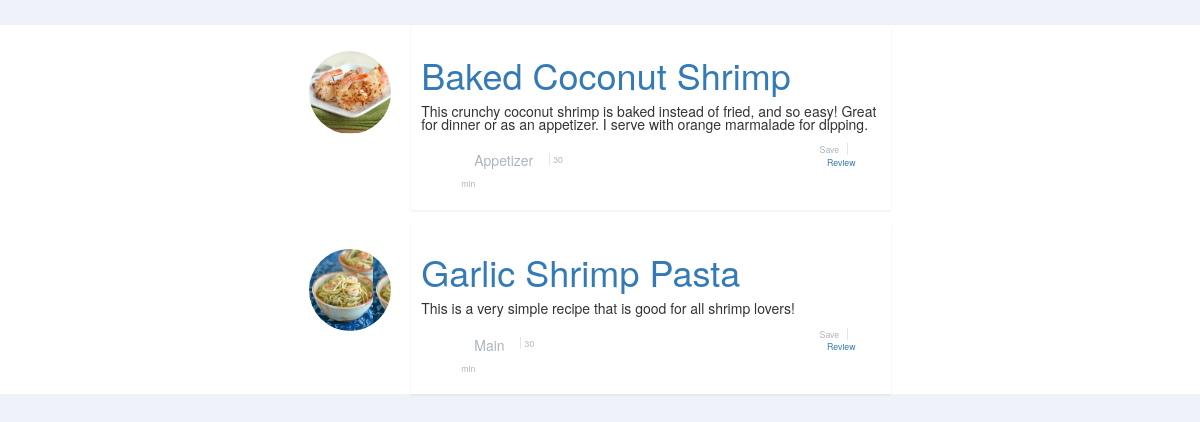
Page /recipes/ on the earlier database version.
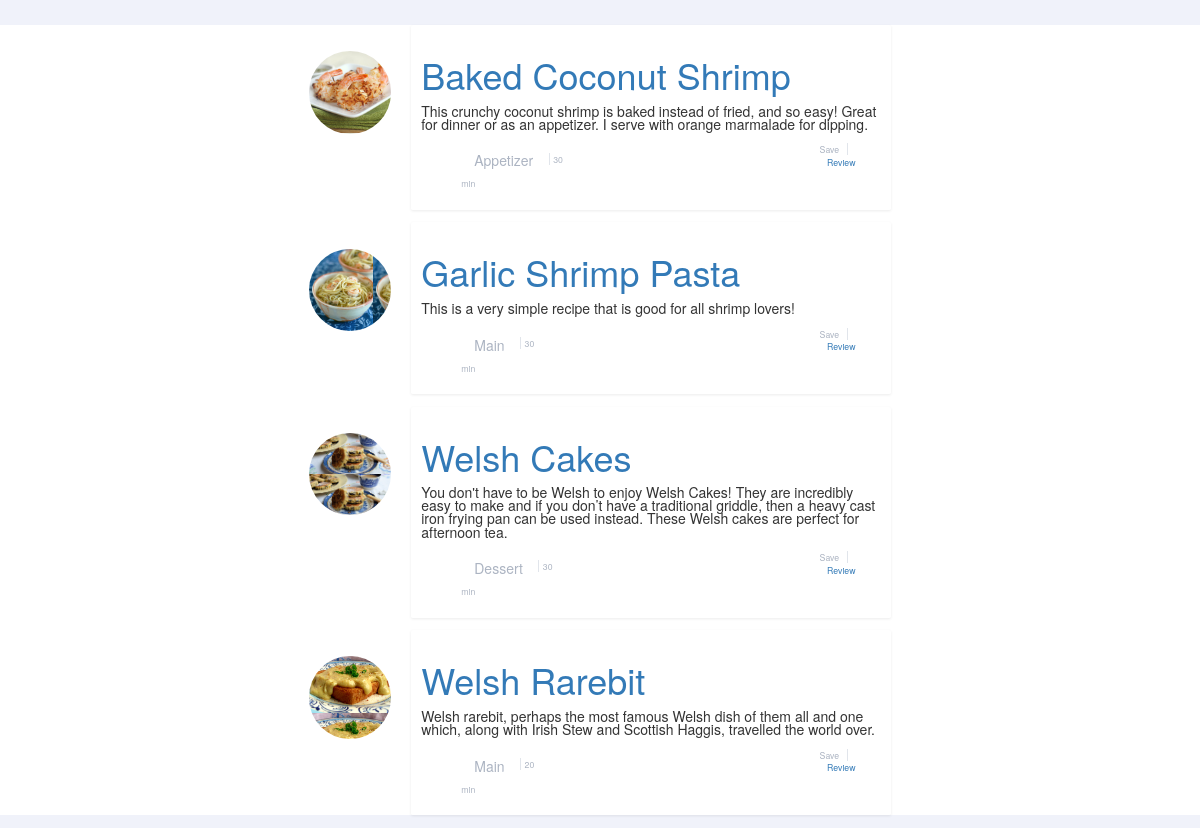
Same page on the later database version.
### recipes/models.py (models this page shows, shortened)
class Recipe(models.Model):
	APPETIZER = "AT"
	MAIN = "MN"
	DESSERT = "DS"
	MEAL_CHOICES = ((MAIN, "Main"), (DESSERT, "Dessert"), (APPETIZER, "Appetizer"))
	name = models.CharField(max_length=100, blank=False)
	image = models.ImageField(blank=False, default="http://ba3d96e768581514f6ec-e6b856593874a8f38a8aa2d89e1f03ce.r54.cf2.rackcdn.com/default_food_large.jpg")
	description = models.CharField(max_length=800, blank=False, default="")
	ingredients = models.CharField(max_length=800, blank=False, default="")
	time = models.IntegerField(default=0, validators=[MaxValueValidator(600), MinValueValidator(0)])
	meal = models.CharField(max_length=2, choices=MEAL_CHOICES, default=MAIN)
	def get_time_str(self):
		time = float(self.time)
		if float(self.time) > 60.0:
			return "{} hr {} min".format(int(time // 60), int(time % 60))
		return "{} min".format(int(time))

### recipes/views.py (the view)
# urls.py: url(r'^recipes/$', index_view, name='index'),
def index_view(request):
    recipes = Recipe.objects.all()
    if 'reset' in request.GET:
        if 'sortfilt' in request.session:
            request.session.pop('sortfilt')
        return redirect(reverse('index'))
    settings = request.session.get('sortfilt', {})
    search_form = MainForm(request.GET)
    if search_form.is_valid():
        pass
    search_string = search_form.cleaned_data.get('recipe_search', None)
    if search_string:
        recipes = recipes.filter(name__icontains=search_string)
        settings['recipe_search'] = search_string
    elif 'recipe_search' in settings:
        val = settings.get('recipe_search')
        recipes = recipes.filter(name__icontains=val)
        fromsettings = True
    return render(request, "recipes/index.html", {'recipes':recipes, 'search_form':MainForm(initial=search_form.cleaned_data)})

### recipes/templates/recipes/index.html
{% extends "base.html" %}
{% block main %}
<div class="recipe-list">
	{% for recipe in recipes %}
		<div class="recipe">
			<div class="image">
				<div class="avatar" style="background-image: url('{{ recipe.image.url }}')"></div>
			</div>
			<div class="recipe-block">
				<a href="{% url 'details' recipe.id %}"><h1>{{ recipe.name }}</h1></a>
				<p class="recipe-description"> {{ recipe.description|truncatewords:100 }}</p>
					<div class="other-stuff">
					    <ul class="meal-time">
					       <li class="meal">
							{% if recipe.meal == 'MN'%}
								<div type="button" class="btn btn-primary-outline">Main</div>
							{% elif recipe.meal == 'DS' %}
								<div type="button" class="btn btn-success-outline">Dessert</div>
							{% else %}
								<div type="button" class="btn btn-info-outline" nohover>Appetizer</div>
							{% endif %}
							</li>
							<li class="time">{{ recipe.get_time_str }}</li>
					    </ul>
						<ul class="recipe-actions">
							<li class="save-recipe">Save</li>
							<li class="review"><a href="{% url 'review' recipe.id %}">Review</a></li>
						</ul>
					</div>
				</div>
			</div>
    {% endfor %}
</div>
{% endblock main %}

### recipes/templates/base.html (shortened to what this page needs)
{% load staticfiles %}
<!DOCTYPE html>
<html>
  <head>
    <link rel="stylesheet" href="{% static "main.css" %}">
    <link rel="stylesheet" href="https://maxcdn.bootstrapcdn.com/bootstrap/3.3.6/css/bootstrap.min.css">
    <link rel="stylesheet" href="//maxcdn.bootstrapcdn.com/font-awesome/4.1.0/css/font-awesome.min.css">
    <link rel="stylesheet" href="https://maxcdn.bootstrapcdn.com/font-awesome/4.6.1/css/font-awesome.min.css">
  </head>
  <body>
    <section id="main">
    {% block main %}
    {% endblock main %}
    </section>
  </body>
</html>

### recipes/static/main.css (style rules this page uses)
html, body { background-color: #f0f2fa; font-family: "PT Sans", "Helvetica Neue", "Helvetica", "Roboto", "Arial", sans-serif; color: #555f77; -webkit-font-smoothing: antialiased; }
p { line-height: 1.3125rem; }
.recipe-list { margin: 2.5rem auto 0; max-width: 60.75rem; padding: 0 1.25rem; }
.recipe { margin-bottom: 1.25rem; display: table; width: 100%; min-height: 5.3125rem; }
.image { padding-top: 0.625rem; display: table-cell; width: 3.5rem; }
.image .avatar { height: 8.25rem; width: 8.25rem; border-radius: 50%; background-size: contain; margin-right: 20px; margin-top: 20px; }
.recipe-block { padding: 1rem; background-color: #fff; display: table-cell; vertical-align: top; border-radius: 0.1875rem; box-shadow: 0 1px 3px 0 rgba(0, 0, 0, 0.08); }
.recipe-description { margin-bottom: 1.25rem; }
.other-stuff { color: #acb4c2; font-size: 0.875rem; }
.meal-time { float: left; }
.meal-time li { display: inline; margin: -2px; cursor: pointer; }
.meal-time li.meal { margin-left: 0; border-right: 1px solid #e1e5eb; }
.meal-time li.time { padding-left: 0.75rem; padding-right: 0.125rem; }
.recipe-actions { float: right; }
.recipe-actions li { display: inline; margin: -2px; cursor: pointer; }
.recipe-actions li.save-recipe { padding-right: 0.75rem; border-right: 1px solid #e1e5eb; }
.recipe-actions li.review { padding-left: 0.75rem; padding-right: 0.125rem; }

Differences in the rows shown:
added Recipe: image (picture), name "Welsh Cakes", description "You don't have to be Welsh to enjoy Welsh Cakes! They are incredibly easy to make and if you don’t have a traditional griddle, then a heavy cast iron frying pan can be used instead. These Welsh cakes are perfect for afternoon tea.", meal "Dessert", get_time_str "30 min"
added Recipe: image (picture), name "Welsh Rarebit", description "Welsh rarebit, perhaps the most famous Welsh dish of them all and one which, along with Irish Stew and Scottish Haggis, travelled the world over.", meal "Main", get_time_str "20 min"
